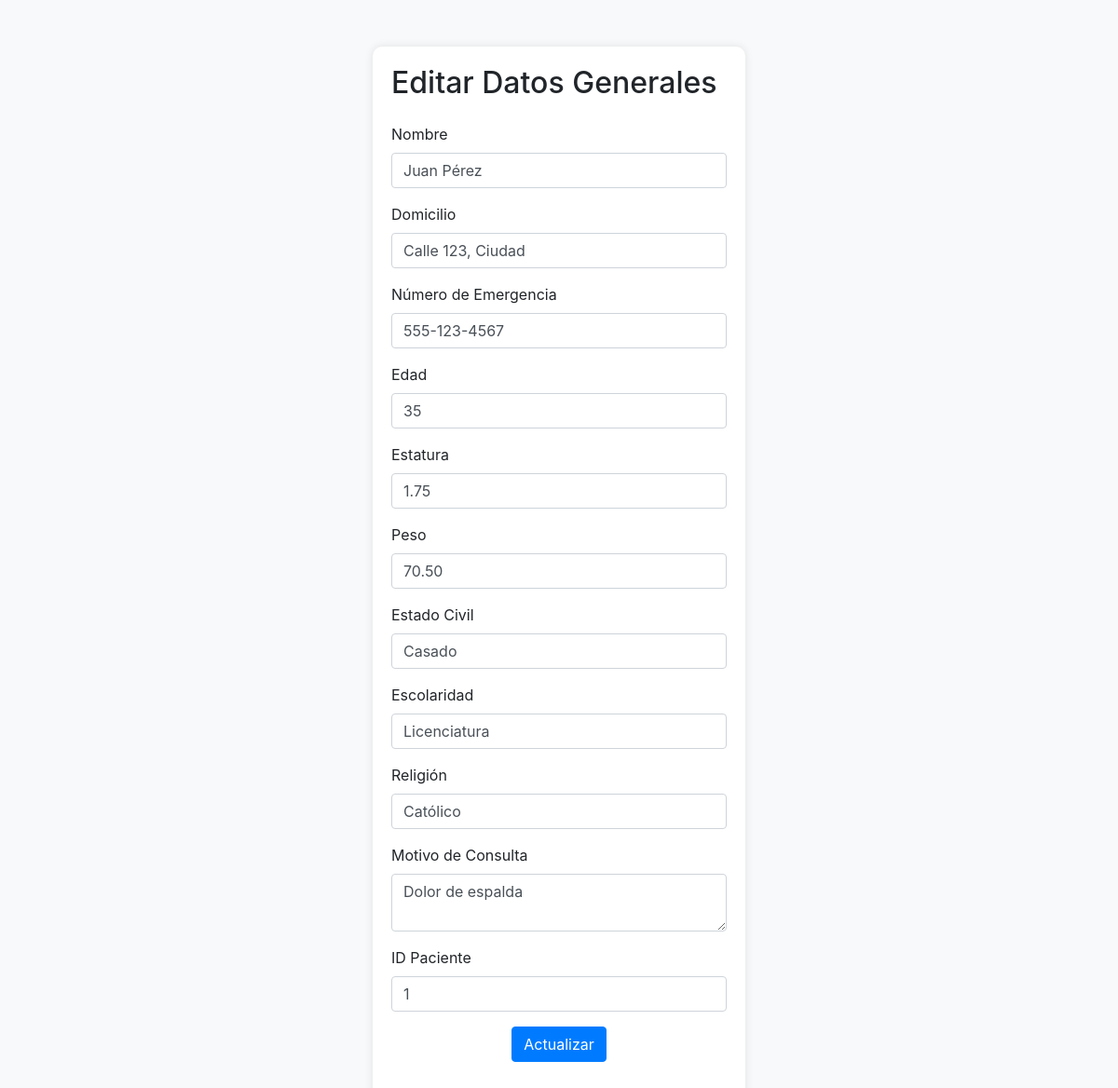
Screenshot of /datosGenerales/updateDatosGenerales.php?id=1 with the database file from the repository.
### tables this page shows
CREATE TABLE DatosGenerales (
    ID_DatosGenerales INT PRIMARY KEY AUTO_INCREMENT,
    nombre VARCHAR(255),
    domicilio VARCHAR(255),
    numeroEmergencia VARCHAR(20),
    edad INT,
    estatura DECIMAL(5, 2),
    peso DECIMAL(5, 2),
    estadoCivil VARCHAR(20),
    escolaridad VARCHAR(50),
    religion VARCHAR(50),
    motivoConsulta TEXT,
    Paciente_ID INT,
    created_at datetime,
updated_at datetime null,
deleted_at datetime null,
    FOREIGN KEY (Paciente_ID) REFERENCES Paciente(ID_Paciente)
);

### datosGenerales/updateDatosGenerales.php (the view, shortened to what this page needs)
<?php
$con = connection();
$ID_DatosGenerales = $_GET['id'];
$sql = "SELECT * FROM datosgenerales WHERE ID_DatosGenerales='$ID_DatosGenerales'";
$query = mysqli_query($con, $sql);
$row = mysqli_fetch_array($query);
?>
<!DOCTYPE html>
<html lang="en">
<head>
    <link rel="stylesheet" href="https://stackpath.bootstrapcdn.com/bootstrap/4.5.2/css/bootstrap.min.css">
</head>
<body>
    <div class="container">
        <div class="datos-generales-form">
            <h2 class="mb-4">Editar Datos Generales</h2>
            <form action="editarDatosGenerales.php" method="POST">
                <div class="form-group">
                    <label for="nombre">Nombre</label>
                    <input type="text" class="form-control" name="nombre" placeholder="Nombre" value="<?= $row['nombre'] ?>">
                </div>
                <div class="form-group">
                    <label for="domicilio">Domicilio</label>
                    <input type="text" class="form-control" name="domicilio" placeholder="Domicilio" value="<?= $row['domicilio'] ?>">
                </div>
                <div class="form-group">
                    <label for="numeroEmergencia">Número de Emergencia</label>
                    <input type="text" class="form-control" name="numeroEmergencia" placeholder="Número de Emergencia" value="<?= $row['numeroEmergencia'] ?>">
                </div>
                <div class="form-group">
                    <label for="edad">Edad</label>
                    <input type="text" class="form-control" name="edad" placeholder="Edad" value="<?= $row['edad'] ?>">
                </div>
                <div class="form-group">
                    <label for="estatura">Estatura</label>
                    <input type="text" class="form-control" name="estatura" placeholder="Estatura" value="<?= $row['estatura'] ?>">
                </div>
                <div class="form-group">
                    <label for="peso">Peso</label>
                    <input type="text" class="form-control" name="peso" placeholder="Peso" value="<?= $row['peso'] ?>">
                </div>
                <div class="form-group">
                    <label for="estadoCivil">Estado Civil</label>
                    <input type="text" class="form-control" name="estadoCivil" placeholder="Estado Civil" value="<?= $row['estadoCivil'] ?>">
                </div>
                <div class="form-group">
                    <label for="escolaridad">Escolaridad</label>
                    <input type="text" class="form-control" name="escolaridad" placeholder="Escolaridad" value="<?= $row['escolaridad'] ?>">
                </div>
                <div class="form-group">
                    <label for="religion">Religión</label>
                    <input type="text" class="form-control" name="religion" placeholder="Religión" value="<?= $row['religion'] ?>">
                </div>
                <div class="form-group">
                    <label for="motivoConsulta">Motivo de Consulta</label>
                    <textarea class="form-control" name="motivoConsulta" placeholder="Motivo de Consulta"><?= $row['motivoConsulta'] ?></textarea>
                </div>
                <div class="form-group">
                    <label for="Paciente_ID">ID Paciente</label>
                    <input type="int" class="form-control" name="Paciente_ID" placeholder="ID Paciente" value="<?= $row['Paciente_ID'] ?>">
                </div>
                <div class="form-group text-center">
                    <input type="submit" class="btn btn-primary" value="Actualizar">
                </div>
            </form>
        </div>
    </div>
</body>
</html>

### datosGenerales/updateDatosGenerales.php (style rules this page uses)
body { background-color: #f8f9fa; }
.datos-generales-form { max-width: 400px; margin: 50px auto; background-color: #ffffff; padding: 20px; border-radius: 10px; box-shadow: 0 0 10px rgba(0, 0, 0, 0.1); }
.datos-generales-form input { margin-bottom: 10px; }

### rows the page displays
datosgenerales: nombre "Juan Pérez", domicilio "Calle 123, Ciudad", numeroEmergencia "555-123-4567", edad "35", estatura "1.75", peso "70.50", estadoCivil "Casado", escolaridad "Licenciatura", religion "Católico", motivoConsulta "Dolor de espalda", Paciente_ID "1"
